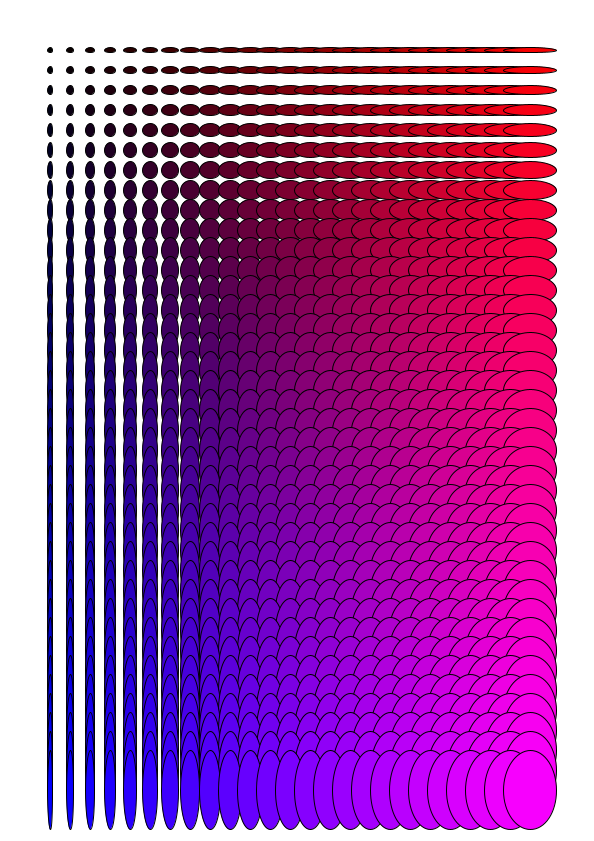
Frame 1 (no input)
Frame 60 (the mouse pressed at the canvas centre just before this capture): identical to frame 1, image omitted
Frame 120 (the mouse held since frame 60 and released just before this capture): identical to frame 1, image omitted

The Processing sketch that drew this single still picture (run headless with seeded random() and noise(); from frame 60 on, the mouse is pressed at the canvas centre):

// Processing sketch: E12_Nested_Loop
// ── E12_Nested_Loop.pde
void setup() {
  size(594, 841);
}

void draw() {
  background(255);
  noFill();
  stroke(0);
  
  int margin = 50;
  int spacing = 20;
  
  for (int y=margin; y<height - margin; y+=spacing) {
    for (int x=margin; x<width-margin; x+=spacing) {
      float red = map(x, margin, width - margin, 0, 255); // Map function maps a number from one range to another
      float blue = map(y, margin, height - margin, 0, 255);
      
      fill(red, 0, blue);
      ellipse(x, y, x / 10, y / 10);
    }
  }
}
